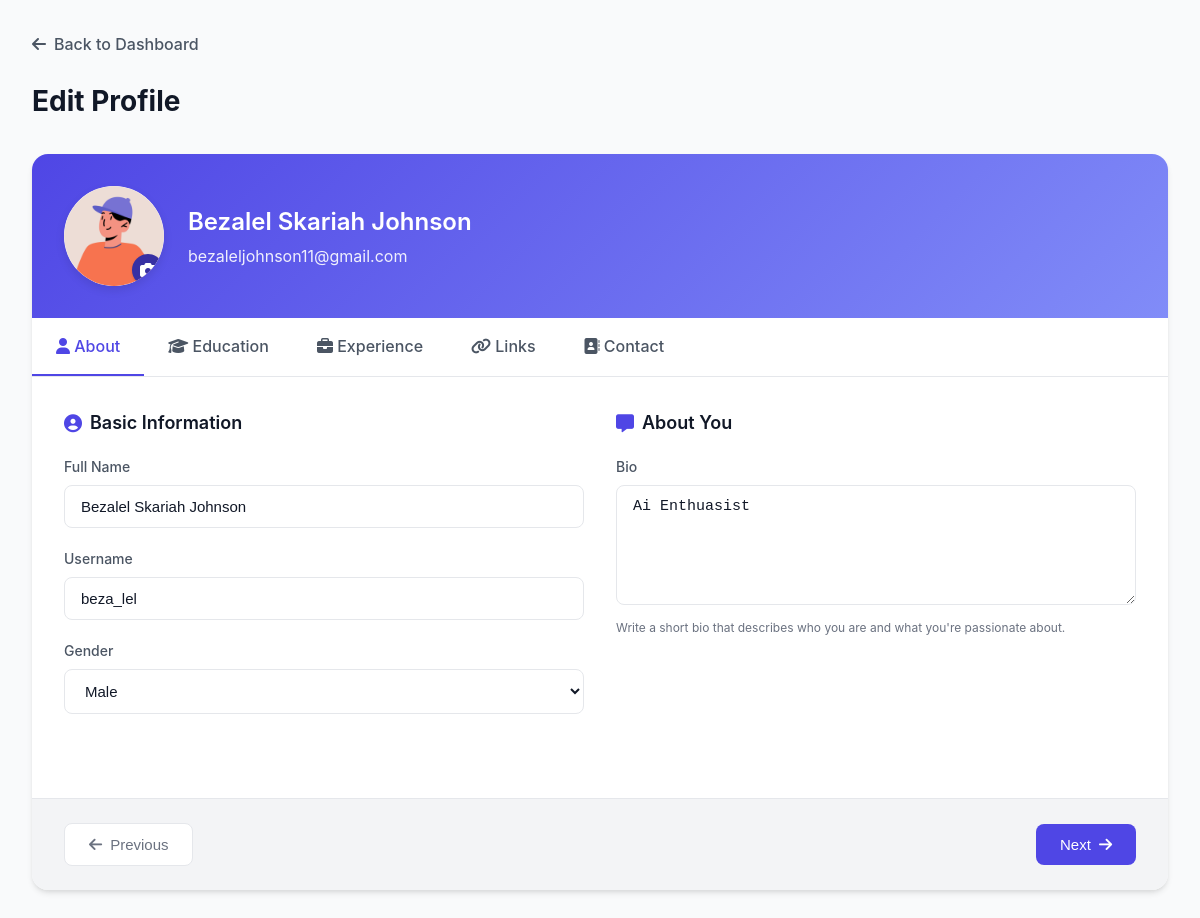
Page /User/edit-profile/1/ (signed in) on the committed database.
### Guest/models.py (models this page shows, shortened)
class tbl_user(models.Model):
    user_email = models.EmailField(max_length=50, unique=True)
    user_name = models.CharField(max_length=50, null=True, blank=True)
    user_username = models.CharField(max_length=50, null=True, blank=True)
    user_contact = models.CharField(max_length=10, null=True, blank=True)
    user_address = models.CharField(max_length=100, null=True, blank=True)
    user_password = models.CharField(max_length=128, null=True, blank=True)  # Store hashed password
    user_city = models.ForeignKey(tbl_city, on_delete=models.CASCADE, null=True)
    user_photo = models.FileField(upload_to="Assets/Files/User", null=True, blank=True)
    user_gender = models.CharField(max_length=100, null=True, blank=True)
    user_bio = models.TextField(null=True, blank=True)
    user_links = models.TextField(null=True, blank=True)  # Store as JSON (GitHub, LinkedIn, etc.)
    user_degree_type = models.CharField(max_length=50, null=True, blank=True)
    user_institution = models.CharField(max_length=100, null=True, blank=True)
    user_field_of_study = models.CharField(max_length=100, null=True, blank=True)
    user_graduation_month = models.IntegerField(null=True, blank=True)  # Store as month number (1-12)
    user_graduation_year = models.IntegerField(null=True, blank=True)  # Store as year (YYYY)
    user_emergency_name = models.CharField(max_length=100, null=True, blank=True)
    user_emergency_phone = models.CharField(max_length=15, null=True, blank=True)
    user_organization_name = models.CharField(max_length=100, null=True, blank=True)
    user_job_title = models.CharField(max_length=100, null=True, blank=True)
    user_industry = models.CharField(max_length=100, null=True, blank=True)
    user_location = models.CharField(max_length=100, null=True, blank=True)
    user_official_address = models.CharField(max_length=200, null=True, blank=True)
    user_official_contact_number = models.CharField(max_length=15, null=True, blank=True)
    is_basic_profile_complete = models.BooleanField(default=False)
    is_volunteer_profile_complete = models.BooleanField(default=False)
    is_organizer_profile_complete = models.BooleanField(default=False)
    user_past_volunteering = models.TextField(null=True, blank=True)
    user_type = models.CharField(max_length=10, choices=USER_TYPES, default='volunteer')
    user_visibility = models.BooleanField(default=False)  # If true, profile is public and visible to anyone

### User/views.py (the view, shortened to what this page needs)
# urls.py: path('edit-profile/<int:page>/', views.edit_profile, name='edit_profile'),
def edit_profile(request, page=1):
    if 'u_id' not in request.session:
        return redirect('Guest:login')
    user = tbl_user.objects.get(id=request.session['u_id'])
    if page < 1 or page > 5:
        page = 1
    months = [
        "January", "February", "March", "April", "May", "June",
        "July", "August", "September", "October", "November", "December"
    ]
    years = [str(year) for year in range(2020, 2031)]
    return render(request, 'User/edit_profile.html', {  # Update template path to User/
        'user': user,
        'page': page,
        'user_type': user.user_type,
        'months': months,
        'years': years,
    })

### User/templates/User/edit_profile.html (shortened to what this page needs)
<!DOCTYPE html>
<html lang="en">
<head>
    {% load static %}
    <link rel="stylesheet" href="https://cdnjs.cloudflare.com/ajax/libs/font-awesome/6.4.0/css/all.min.css">
</head>
<body>
    <div class="container">
        {% if request.session.last_dashboard_url %}
            <a href="{{ request.session.last_dashboard_url }}" class="back-button">
                <i class="fas fa-arrow-left"></i> Back to Dashboard
            </a>
        {% elif user_type == "organizer" %}
            <a href="{% url 'User:organizer_dashboard' %}" class="back-button">
                <i class="fas fa-arrow-left"></i> Back to Dashboard
            </a>
        {% else %}
            <a href="{% url 'User:volunteer_dashboard' %}" class="back-button">
                <i class="fas fa-arrow-left"></i> Back to Dashboard
            </a>
        {% endif %}
        <div class="page-header">
            <h1 class="page-title">Edit Profile</h1>
        </div>
        <div class="profile-card">
            <div class="profile-header">
                <div class="profile-photo-container">
                    {% if user.user_photo %}
                        <img src="{{ user.user_photo.url }}" alt="{{ user.user_name }}" class="profile-photo">
                    {% endif %}
                    <label for="photo-upload" class="photo-upload-label">
                        <i class="fas fa-camera"></i>
                    </label>
                </div>
                <div class="profile-info">
                    <h1>{{ user.user_name|default:"Your Profile" }}</h1>
                    <p>{{ user.user_email }}</p>
                </div>
            </div>
            <div class="tabs">
                <a href="{% url 'User:edit_profile' 1 %}" class="tab {% if page == 1 %}active{% endif %}">
                    <i class="fas fa-user"></i> About
                </a>
                <a href="{% url 'User:edit_profile' 2 %}" class="tab {% if page == 2 %}active{% endif %}">
                    <i class="fas fa-graduation-cap"></i> Education
                </a>
                <a href="{% url 'User:edit_profile' 3 %}" class="tab {% if page == 3 %}active{% endif %}">
                    <i class="fas fa-briefcase"></i> Experience
                </a>
                <a href="{% url 'User:edit_profile' 4 %}" class="tab {% if page == 4 %}active{% endif %}">
                    <i class="fas fa-link"></i> Links
                </a>
                <a href="{% url 'User:edit_profile' 5 %}" class="tab {% if page == 5 %}active{% endif %}">
                    <i class="fas fa-address-book"></i> Contact
                </a>
            </div>
            <form method="post" enctype="multipart/form-data">
                <div class="tab-content">
                    {% if page == 1 %}
                        <div class="form-grid">
                            <div class="form-section">
                                <h3 class="section-title"><i class="fas fa-user-circle"></i> Basic Information</h3>
                                <div class="form-group">
                                    <label for="user_name" class="form-label">Full Name</label>
                                    <input type="text" name="user_name" id="user_name" class="form-control" value="{{ user.user_name }}" data-field="user_name" placeholder="Enter your full name">
                                </div>
                                <div class="form-group">
                                    <label for="user_username" class="form-label">Username</label>
                                    <input type="text" name="user_username" id="user_username" class="form-control" value="{{ user.user_username }}" data-field="user_username" placeholder="Enter your username">
                                </div>
                                <div class="form-group">
                                    <label for="user_gender" class="form-label">Gender</label>
                                    <select name="user_gender" id="user_gender" class="form-control" data-field="user_gender">
                                        <option value="Male" {% if user.user_gender == "Male" %}selected{% endif %}>Male</option>
                                    </select>
                                </div>
                            </div>
                            <div class="form-section">
                                <h3 class="section-title"><i class="fas fa-comment-alt"></i> About You</h3>
                                <div class="form-group">
                                    <label for="user_bio" class="form-label">Bio</label>
                                    <textarea name="user_bio" id="user_bio" class="form-control" data-field="user_bio" placeholder="Tell us about yourself...">{{ user.user_bio }}</textarea>
                                    <div class="form-hint">Write a short bio that describes who you are and what you're passionate about.</div>
                                </div>
                            </div>
                        </div>
                    {% endif %}
                </div>
                <div class="form-actions">
                    <button type="submit" name="previous" class="btn btn-secondary" {% if page == 1 %}disabled{% endif %}>
                        <i class="fas fa-arrow-left"></i> Previous
                    </button>
                    <button type="submit" name="next" class="btn btn-primary" {% if page == 5 %}disabled{% endif %}>
                        Next <i class="fas fa-arrow-right"></i>
                    </button>
                </div>
            </form>
        </div>
    </div>
</body>
</html>

### User/templates/User/edit_profile.html (style rules this page uses)
:root { --primary: #4F46E5; --primary-light: #818cf8; --primary-dark: #3730A3; --success: #10b981; --danger: #ef4444; --warning: #f59e0b; --background: #f9fafb; --card-bg: #ffffff; --text: #111827; --text-secondary: #4b5563; --text-tertiary: #6b7280; --border: #e5e7eb; --border-light: #f3f4f6; --shadow-sm: 0 1px 2px 0 rgba(0, 0, 0, 0.05); --shadow: 0 1px 3px 0 rgba(0, 0, 0, 0.1), 0 1px 2px 0 rgba(0, 0, 0, 0.06); --shadow-md: 0 4px 6px -1px rgba(0, 0, 0, 0.1), 0 2px 4px -1px rgba(0, 0, 0, 0.06); --shadow-lg: 0 10px 15px -3px rgba(0, 0, 0, 0.1), 0 4px 6px -2px rgba(0, 0, 0, 0.05); --radius-sm: 0.25rem; --radius: 0.5rem; --radius-md: 0.75rem; --radius-lg: 1rem; }
* { margin: 0; padding: 0; box-sizing: border-box; }
body { font-family: 'Inter', -apple-system, BlinkMacSystemFont, 'Segoe UI', Roboto, Oxygen, Ubuntu, Cantarell, 'Open Sans', 'Helvetica Neue', sans-serif; background-color: var(--background); color: var(--text); line-height: 1.5; }
.container { max-width: 1200px; margin: 0 auto; padding: 2rem; }
.back-button { display: inline-flex; align-items: center; gap: 0.5rem; color: var(--text-secondary); text-decoration: none; font-weight: 500; margin-bottom: 1.5rem; transition: color 0.2s; }
.page-header { display: flex; align-items: center; justify-content: space-between; margin-bottom: 2rem; }
.page-title { font-size: 1.75rem; font-weight: 700; color: var(--text); }
.profile-card { background-color: var(--card-bg); border-radius: var(--radius-lg); box-shadow: var(--shadow-md); overflow: hidden; margin-bottom: 2rem; }
.profile-header { background: linear-gradient(135deg, var(--primary) 0%, var(--primary-light) 100%); padding: 2rem; color: white; display: flex; align-items: center; gap: 1.5rem; }
.profile-photo-container { position: relative; width: 100px; height: 100px; border-radius: 50%; background-color: white; overflow: hidden; box-shadow: 0 4px 10px rgba(0, 0, 0, 0.1); }
.profile-photo { width: 100%; height: 100%; object-fit: cover; }
.photo-upload-label { position: absolute; bottom: 0; right: 0; background-color: var(--primary-dark); color: white; width: 32px; height: 32px; border-radius: 50%; display: flex; align-items: center; justify-content: center; cursor: pointer; box-shadow: var(--shadow); transition: background-color 0.2s; }
.profile-info h1 { font-size: 1.5rem; font-weight: 600; margin: 0 0 0.25rem 0; }
.profile-info p { opacity: 0.9; margin: 0; }
.tabs { display: flex; border-bottom: 1px solid var(--border); overflow-x: auto; scrollbar-width: none; -ms-overflow-style: none; }
.tab { padding: 1rem 1.5rem; font-weight: 500; color: var(--text-secondary); text-decoration: none; white-space: nowrap; border-bottom: 2px solid transparent; transition: color 0.2s, border-color 0.2s; }
.tab.active { color: var(--primary); border-bottom: 2px solid var(--primary); }
.tab-content { padding: 2rem; }
.form-grid { display: grid; grid-template-columns: repeat(auto-fit, minmax(300px, 1fr)); gap: 2rem; }
.form-section { margin-bottom: 2rem; }
.form-section:last-child { margin-bottom: 0; }
.section-title { font-size: 1.125rem; font-weight: 600; color: var(--text); margin-bottom: 1.25rem; display: flex; align-items: center; gap: 0.5rem; }
.section-title i { color: var(--primary); }
.form-group { margin-bottom: 1.25rem; }
.form-label { display: block; font-size: 0.875rem; font-weight: 500; color: var(--text-secondary); margin-bottom: 0.5rem; }
.form-control { width: 100%; padding: 0.75rem 1rem; font-size: 0.9375rem; border: 1px solid var(--border); border-radius: var(--radius); background-color: var(--card-bg); color: var(--text); transition: border-color 0.2s, box-shadow 0.2s; }
textarea.form-control { min-height: 120px; resize: vertical; }
.form-hint { font-size: 0.75rem; color: var(--text-tertiary); margin-top: 0.5rem; }
.form-actions { display: flex; justify-content: space-between; align-items: center; padding: 1.5rem 2rem; background-color: var(--border-light); border-top: 1px solid var(--border); }
.btn { display: inline-flex; align-items: center; justify-content: center; gap: 0.5rem; padding: 0.75rem 1.5rem; font-size: 0.9375rem; font-weight: 500; border-radius: var(--radius); border: none; cursor: pointer; transition: background-color 0.2s, transform 0.1s; }
.btn-primary { background-color: var(--primary); color: white; }
.btn-secondary { background-color: white; color: var(--text-secondary); border: 1px solid var(--border); }
.btn-secondary:disabled { color: var(--text-tertiary); cursor: not-allowed; }

### rows in the picture
tbl_user: user_photo (picture), user_name "Bezalel Skariah Johnson", user_email "bezaleljohnson11@gmail.com", user_username "beza_lel", user_gender "Male", user_bio "Ai Enthuasist"
